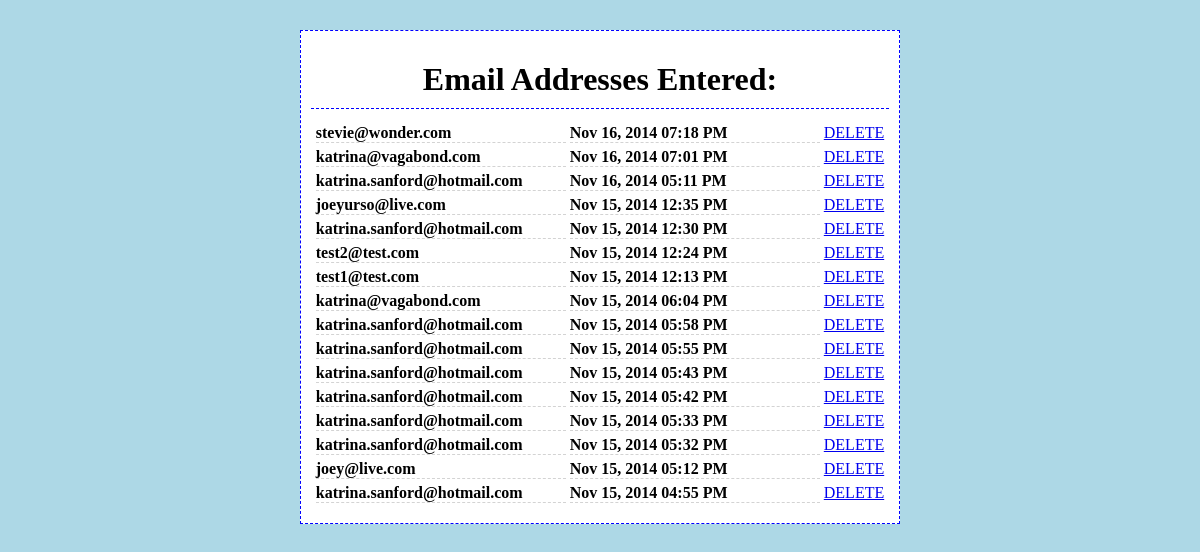
The app's page /sucess.php with its own data.
### tables this page shows
CREATE TABLE `emails` (
  `id` int(11) NOT NULL AUTO_INCREMENT,
  `email` varchar(45) NOT NULL,
  `created_at` datetime DEFAULT NULL,
  PRIMARY KEY (`id`)
);

### connection.php (called while the page is built, shortened)
<?php
$connection = new mysqli(DB_HOST, DB_USER, DB_PASS, DB_DATABASE);
function fetch_all($query)
{
	$data = array();
	global $connection;
	$result = $connection->query($query);
	while($row = mysqli_fetch_assoc($result))
	{
		$data[] = $row;
	}
	return $data;
}
?>

### sucess.php (the view, shortened to what this page needs)
<?php
require_once('connection.php');
?>
<!doctype html>
<html lang="en">
<head>
	<link rel="stylesheet" type="text/css" href="styles.css">
</head>
<body>
	<form action="process.php" method="post">
		<h1>Email Addresses Entered:</h1>
<?php 	$query2 = "SELECT id, email, DATE_FORMAT(created_at, '%b %e, %Y %I:%i %p') AS dc FROM emails ORDER BY dc DESC";
		$emails = fetch_all($query2);
		foreach($emails as $email) { ?>
		<h4><?= $email['email'] ?></h4> <h4><?= $email['dc'] ?></h4>
		<a href="process.php?id='<?= $email['id'] ?>'">DELETE</a>
<?php 	} ?>
	</form>
</body>
</html>

### styles.css (style rules this page uses)
* { padding: 0; margin: 0; }
body { margin: 0 auto; width: 600px; text-align: center; font-size: 12pt; padding-top: 30px; background-color: lightblue; }
form { border: 1px dashed blue; background-color: white; padding: 20px 10px; }
h1 { border-bottom: 1px dashed blue; padding-bottom: 10px; margin: 10px 0; }
h4 { min-width: 250px; display: inline-block; text-align: left; padding-top: 5px; border-bottom: 1px dashed lightgray; }

### records on screen
emails: email "stevie@wonder.com", dc "Nov 16, 2014 07:18 PM"
emails: email "katrina@vagabond.com", dc "Nov 16, 2014 07:01 PM"
emails: email "katrina.sanford@hotmail.com", dc "Nov 16, 2014 05:11 PM"
emails: email "joeyurso@live.com", dc "Nov 15, 2014 12:35 PM"
emails: email "katrina.sanford@hotmail.com", dc "Nov 15, 2014 12:30 PM"
emails: email "test2@test.com", dc "Nov 15, 2014 12:24 PM"
emails: email "test1@test.com", dc "Nov 15, 2014 12:13 PM"
emails: email "katrina@vagabond.com", dc "Nov 15, 2014 06:04 PM"
emails: email "katrina.sanford@hotmail.com", dc "Nov 15, 2014 05:58 PM"
emails: email "katrina.sanford@hotmail.com", dc "Nov 15, 2014 05:55 PM"
emails: email "katrina.sanford@hotmail.com", dc "Nov 15, 2014 05:43 PM"
emails: email "katrina.sanford@hotmail.com", dc "Nov 15, 2014 05:42 PM"
emails: email "katrina.sanford@hotmail.com", dc "Nov 15, 2014 05:33 PM"
emails: email "katrina.sanford@hotmail.com", dc "Nov 15, 2014 05:32 PM"
emails: email "joey@live.com", dc "Nov 15, 2014 05:12 PM"
emails: email "katrina.sanford@hotmail.com", dc "Nov 15, 2014 04:55 PM"
